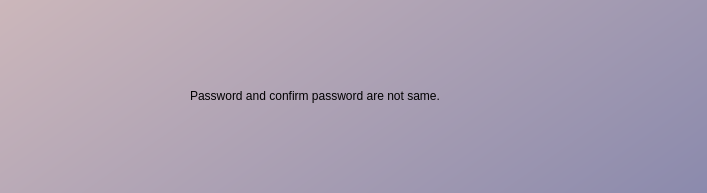
<?xml version="1.0" encoding="UTF-8"?>
<ui version="4.0">
 <class>Dialog</class>
 <widget class="QDialog" name="Dialog">
  <property name="geometry">
   <rect>
    <x>0</x>
    <y>0</y>
    <width>707</width>
    <height>193</height>
   </rect>
  </property>
  <property name="windowTitle">
   <string>Dialog</string>
  </property>
  <widget class="QWidget" name="Error2" native="true">
   <property name="geometry">
    <rect>
     <x>-180</x>
     <y>-180</y>
     <width>1001</width>
     <height>701</height>
    </rect>
   </property>
   <property name="styleSheet">
    <string notr="true">
background-color: qlineargradient(spread:pad, x1:0, y1:0, x2:1, y2:1, stop:0 rgba(233, 203, 193, 255), stop:1 rgba(100, 111, 164, 255));</string>
   </property>
   <widget class="QLabel" name="label">
    <property name="geometry">
     <rect>
      <x>300</x>
      <y>250</y>
      <width>61</width>
      <height>61</height>
     </rect>
    </property>
    <property name="styleSheet">
     <string notr="true">background: transparent</string>
    </property>
    <property name="text">
     <string/>
    </property>
    <property name="pixmap">
     <pixmap>UI Icons/1x/warning.png</pixmap>
    </property>
    <property name="scaledContents">
     <bool>true</bool>
    </property>
   </widget>
   <widget class="QLabel" name="label_2">
    <property name="geometry">
     <rect>
      <x>370</x>
      <y>250</y>
      <width>391</width>
      <height>51</height>
     </rect>
    </property>
    <property name="styleSheet">
     <string notr="true">background:transparent ;
font: 16pt&quot;Times New Roman&quot;</string>
    </property>
    <property name="text">
     <string>Password and confirm password are not same.</string>
    </property>
   </widget>
  </widget>
 </widget>
 <resources>
  <include location="res.qrc"/>
 </resources>
 <connections/>
</ui>
